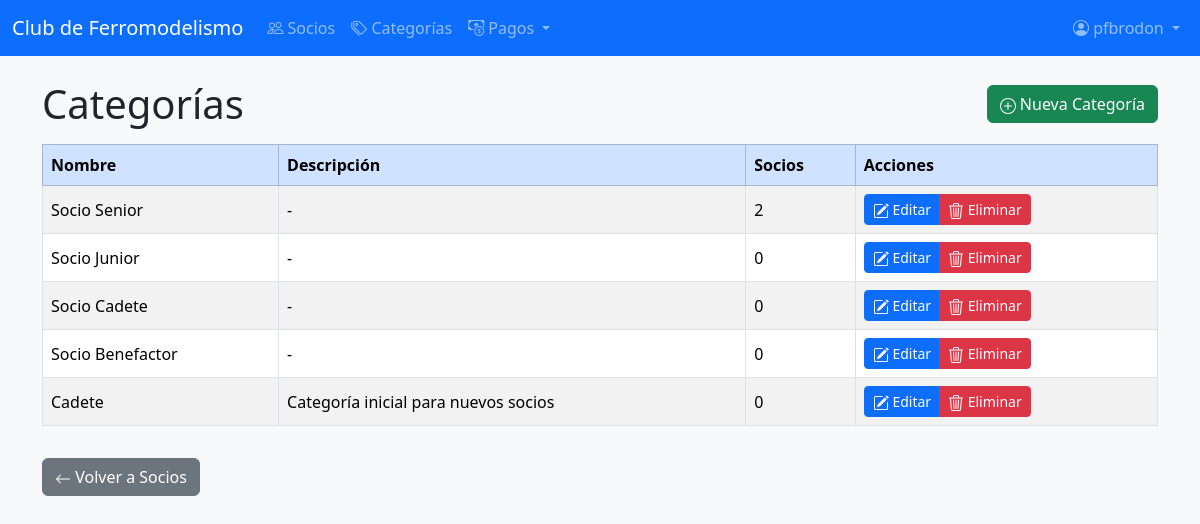
Screenshot of /socios/categorias/ (signed in) with the database file from the repository.
### socios/models.py (models this page shows, shortened)
class Categoria(models.Model):
    nombre = models.CharField(max_length=50, unique=True)
    descripcion = models.TextField(blank=True, null=True)
    class Meta:
        verbose_name = "Categoría"
        verbose_name_plural = "Categorías"

### socios/views.py (the view)
# urls.py: path('categorias/', CategoriaListView.as_view(), name='listar_categorias'),
class CategoriaListView(LoginRequiredMixin, EsAdministradorMixin, ListView):
    model = Categoria
    template_name = 'socios/categoria_list.html'
    context_object_name = 'categorias'
    login_url = 'socios:login'

### socios/views.py (called while the page is built)
    def test_func(self):
        if self.request.user.is_superuser:
            return True
        if hasattr(self.request.user, 'socio'):
            return self.request.user.socio.es_administrador
        return False

### socios/templates/socios/categoria_list.html (shortened to what this page needs)
{% extends 'base.html' %}
{% block content %}
<div class="d-flex justify-content-between align-items-center mb-3">
  <h1 class="mb-0">Categorías</h1>
  <a href="{% url 'socios:crear_categoria' %}" class="btn btn-success">
    Nueva Categoría
  </a>
</div>
<div class="table-responsive">
  <table class="table table-striped table-bordered align-middle">
      <thead class="table-primary">
          <tr>
              <th>Nombre</th>
              <th>Descripción</th>
              <th>Socios</th>
              <th>Acciones</th>
          </tr>
      </thead>
      <tbody>
      {% for categoria in categorias %}
          <tr>
              <td>{{ categoria.nombre }}</td>
              <td>{{ categoria.descripcion|default:"-" }}</td>
              <td>{{ categoria.socios.count }}</td>
              <td>
                  <div class="btn-group" role="group">
                      <a href="{% url 'socios:editar_categoria' categoria.pk %}" class="btn btn-sm btn-primary" title="Editar">
                          Editar
                      </a>
                      <a href="{% url 'socios:eliminar_categoria' categoria.pk %}" class="btn btn-sm btn-danger" title="Eliminar">
                          Eliminar
                      </a>
                  </div>
              </td>
          </tr>
      {% empty %}
          <tr><td colspan="4" class="text-center">No hay categorías registradas.</td></tr>
      {% endfor %}
      </tbody>
  </table>
</div>
<div class="mt-3">
  <a href="{% url 'socios:listar' %}" class="btn btn-secondary">
    <svg xmlns="http://www.w3.org/2000/svg" width="16" height="16" fill="currentColor" class="bi bi-arrow-left" viewBox="0 0 16 16">
      <path fill-rule="evenodd" d="M15 8a.5.5 0 0 0-.5-.5H2.707l3.147-3.146a.5.5 0 1 0-.708-.708l-4 4a.5.5 0 0 0 0 .708l4 4a.5.5 0 0 0 .708-.708L2.707 8.5H14.5A.5.5 0 0 0 15 8z"/>
    </svg>
    Volver a Socios
  </a>
</div>
{% endblock %}

### socios/templates/base.html (shortened to what this page needs)
<!DOCTYPE html>
<html lang="es">
<head>
        <link href="https://cdn.jsdelivr.net/npm/bootstrap@5.3.2/dist/css/bootstrap.min.css" rel="stylesheet">
        <link rel="stylesheet" href="https://cdn.jsdelivr.net/npm/bootstrap-icons@1.10.0/font/bootstrap-icons.css">
</head>
<body class="bg-light">
        <nav class="navbar navbar-expand-lg navbar-dark bg-primary mb-4">
            <div class="container-fluid">
                <a class="navbar-brand" href="/">Club de Ferromodelismo</a>
                <div class="collapse navbar-collapse" id="navbarNav">
                    <ul class="navbar-nav me-auto mb-2 mb-lg-0">
                        {% if user.is_authenticated %}
                            {% if user.is_superuser or user.socio.es_administrador %}
                                <li class="nav-item">
                                    <a class="nav-link" href="{% url 'socios:listar' %}">
                                        <i class="bi bi-people"></i> Socios
                                    </a>
                                </li>
                                <li class="nav-item">
                                    <a class="nav-link" href="{% url 'socios:listar_categorias' %}">
                                        <i class="bi bi-tags"></i> Categorías
                                    </a>
                                </li>
                                <li class="nav-item dropdown">
                                    <a class="nav-link dropdown-toggle" href="#" id="navbarDropdown" role="button" data-bs-toggle="dropdown" aria-expanded="false">
                                        <i class="bi bi-cash-coin"></i> Pagos
                                    </a>
                                </li>
                            {% else %}
                                <li class="nav-item">
                                    <a class="nav-link" href="{% url 'socios:mi_perfil' %}">
                                        <i class="bi bi-person-circle"></i> Mi Perfil
                                    </a>
                                </li>
                            {% endif %}
                        {% endif %}
                    </ul>
                    <ul class="navbar-nav ms-auto">
                        {% if user.is_authenticated %}
                            <li class="nav-item dropdown">
                                <a class="nav-link dropdown-toggle" href="#" id="userDropdown" role="button" data-bs-toggle="dropdown" aria-expanded="false">
                                    <i class="bi bi-person-circle"></i>
                                    {% if user.socio %}
                                        {{ user.socio.nombre }} {{ user.socio.apellido }}
                                    {% else %}
                                        {{ user.username }}
                                    {% endif %}
                                </a>
                            </li>
                        {% endif %}
                    </ul>
                </div>
            </div>
        </nav>
        <div class="container">
            {% block content %}{% endblock %}
        </div>
</body>
</html>

### rows the page displays
Categoria: nombre "Socio Senior", descripcion "-", socios.count "2"
Categoria: nombre "Socio Junior", descripcion "-", socios.count "0"
Categoria: nombre "Socio Cadete", descripcion "-", socios.count "0"
Categoria: nombre "Socio Benefactor", descripcion "-", socios.count "0"
Categoria: nombre "Cadete", descripcion "Categoría inicial para nuevos socios", socios.count "0"

### other values shown
{{ user.username }} "pfbrodon"
